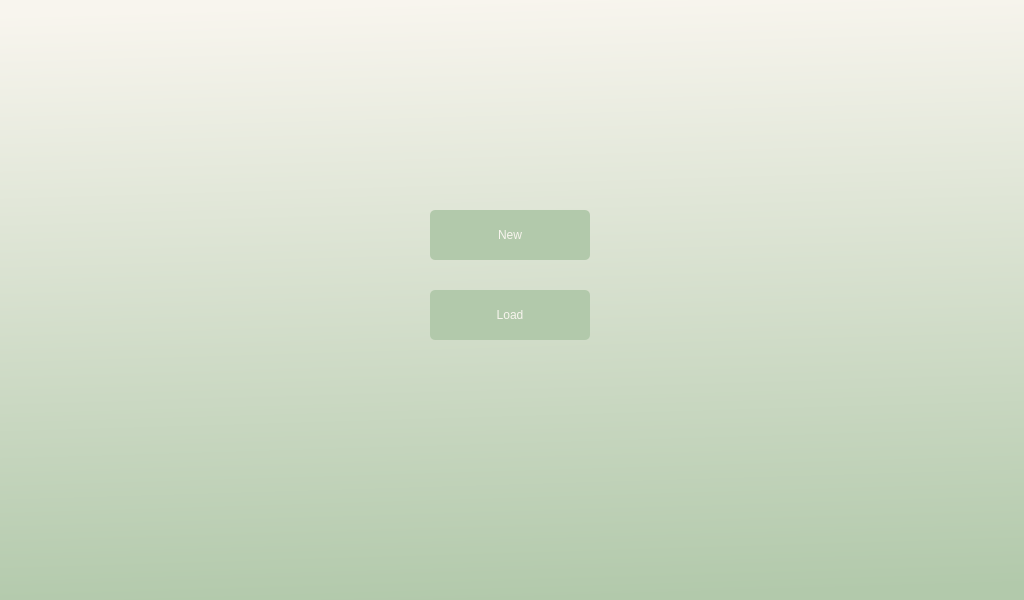
<?xml version="1.0" encoding="UTF-8"?>
<ui version="4.0">
 <class>Form</class>
 <widget class="QWidget" name="Form">
  <property name="geometry">
   <rect>
    <x>0</x>
    <y>0</y>
    <width>1024</width>
    <height>600</height>
   </rect>
  </property>
  <property name="windowTitle">
   <string>Form</string>
  </property>
  <property name="styleSheet">
   <string notr="true">background-color: rgb(248, 245, 238);</string>
  </property>
  <widget class="QPushButton" name="new_button">
   <property name="geometry">
    <rect>
     <x>430</x>
     <y>210</y>
     <width>160</width>
     <height>50</height>
    </rect>
   </property>
   <property name="styleSheet">
    <string notr="true">background-color: rgb(178, 201, 171);
color: rgb(248, 245, 238);
font: 700 22pt &quot;맑은 고딕&quot;;
border-radius: 5px;</string>
   </property>
   <property name="text">
    <string>New</string>
   </property>
  </widget>
  <widget class="QPushButton" name="old_button">
   <property name="geometry">
    <rect>
     <x>430</x>
     <y>290</y>
     <width>160</width>
     <height>50</height>
    </rect>
   </property>
   <property name="styleSheet">
    <string notr="true">background-color: rgb(178, 201, 171);
color: rgb(248, 245, 238);
font: 700 22pt &quot;맑은 고딕&quot;;
border-radius: 5px;</string>
   </property>
   <property name="text">
    <string>Load</string>
   </property>
  </widget>
  <widget class="QLabel" name="background_label">
   <property name="geometry">
    <rect>
     <x>0</x>
     <y>0</y>
     <width>1024</width>
     <height>600</height>
    </rect>
   </property>
   <property name="styleSheet">
    <string notr="true">background-color: qlineargradient(spread:pad, x1:0.517045, y1:1, x2:0.466, y2:0, stop:0 rgba(178, 201, 171, 255), stop:1 rgba(248, 245, 238, 255));
background-image: url(:/img/img/시작화면_배경.png);</string>
   </property>
   <property name="midLineWidth">
    <number>0</number>
   </property>
   <property name="text">
    <string/>
   </property>
  </widget>
  <zorder>background_label</zorder>
  <zorder>old_button</zorder>
  <zorder>new_button</zorder>
 </widget>
 <resources>
  <include location="myres.qrc"/>
 </resources>
 <connections>
  <connection>
   <sender>new_button</sender>
   <signal>clicked()</signal>
   <receiver>Form</receiver>
   <slot>new_plant()</slot>
   <hints>
    <hint type="sourcelabel">
     <x>562</x>
     <y>285</y>
    </hint>
    <hint type="destinationlabel">
     <x>657</x>
     <y>259</y>
    </hint>
   </hints>
  </connection>
  <connection>
   <sender>old_button</sender>
   <signal>clicked()</signal>
   <receiver>Form</receiver>
   <slot>old_plant()</slot>
   <hints>
    <hint type="sourcelabel">
     <x>568</x>
     <y>369</y>
    </hint>
    <hint type="destinationlabel">
     <x>651</x>
     <y>365</y>
    </hint>
   </hints>
  </connection>
 </connections>
 <slots>
  <slot>old_plant()</slot>
  <slot>new_plant()</slot>
 </slots>
</ui>
